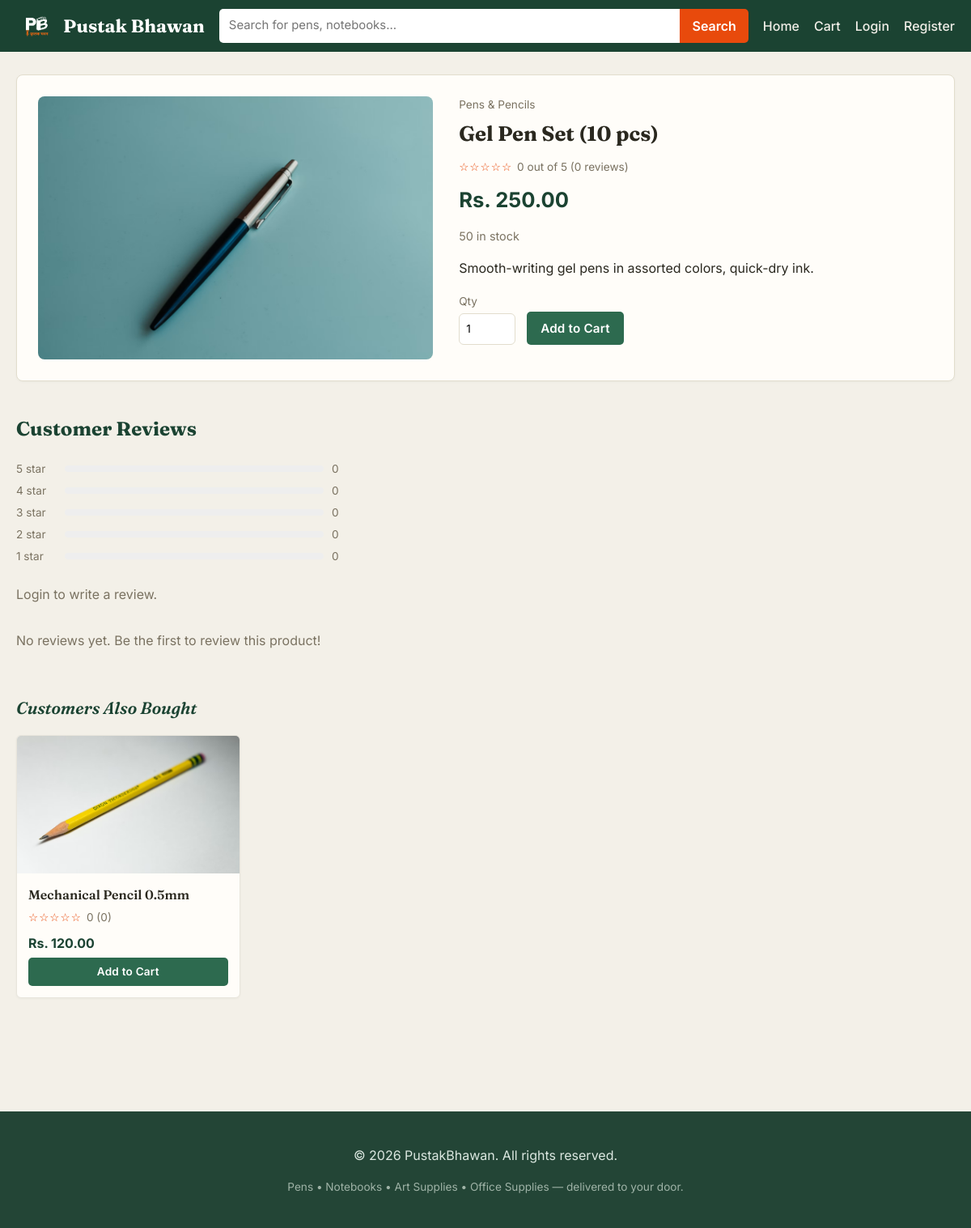
Screenshot of /product.php?id=1 with the database file from the repository.
### tables this page shows
CREATE TABLE products (
    id INT AUTO_INCREMENT PRIMARY KEY,
    category_id INT,
    name VARCHAR(150) NOT NULL,
    description TEXT,
    price DECIMAL(10,2) NOT NULL,
    stock INT DEFAULT 0,
    image VARCHAR(255) DEFAULT 'no-image.png',
    created_at TIMESTAMP DEFAULT CURRENT_TIMESTAMP,
    FOREIGN KEY (category_id) REFERENCES categories(id) ON DELETE SET NULL
);

CREATE TABLE categories (
    id INT AUTO_INCREMENT PRIMARY KEY,
    name VARCHAR(100) NOT NULL
);

### product.php (the view, shortened to what this page needs)
<?php
require 'config.php';
require 'functions.php';
$id = (int)($_GET['id'] ?? 0);
$stmt = $conn->prepare("SELECT p.*, c.name AS category_name FROM products p
                         LEFT JOIN categories c ON c.id = p.category_id
                         WHERE p.id = ?");
$stmt->bind_param('i', $id);
$stmt->execute();
$product = $stmt->get_result()->fetch_assoc();
$rating = getProductRating($conn, $id);
$breakdown = array_fill(1, 5, 0);
$revStmt = $conn->prepare("SELECT r.*, u.name AS user_name FROM reviews r
                            JOIN users u ON u.id = r.user_id
                            WHERE r.product_id = ? ORDER BY r.created_at DESC");
$revStmt->bind_param('i', $id);
$revStmt->execute();
$reviews = $revStmt->get_result()->fetch_all(MYSQLI_ASSOC);
$userReview = null;
$related = getAlsoBoughtProducts($conn, $id, 4);
require 'includes/header.php';
?>
<div class="product-detail">
  <div class="product-detail-img">
    <img src="uploads/<?= h($product['image']) ?>" alt="<?= h($product['name']) ?>"
         onerror="this.src='https://via.placeholder.com/450x400?text=PustakBhawan'">
  </div>
  <div class="product-detail-info">
    <p class="breadcrumb"><?= h($product['category_name'] ?? 'Stationery') ?></p>
    <h1><?= h($product['name']) ?></h1>
    <div class="product-rating">
      <?= renderStars($rating['avg']) ?>
      <span class="rating-text"><?= $rating['avg'] ?> out of 5 (<?= $rating['count'] ?> reviews)</span>
    </div>
    <div class="product-price-big"><?= money($product['price']) ?></div>
    <p class="stock-info">
      <?= $product['stock'] > 0 ? $product['stock'] . ' in stock' : 'Out of stock' ?>
    </p>
    <p class="product-desc"><?= nl2br(h($product['description'])) ?></p>
    <form method="post" action="add_to_cart.php" class="add-cart-form">
      <label>Qty
        <input type="number" name="quantity" value="1" min="1" max="<?= max(1, $product['stock']) ?>">
      </label>
      <button type="submit" class="btn btn-primary" <?= $product['stock'] <= 0 ? 'disabled' : '' ?>>
        <?= $product['stock'] <= 0 ? 'Out of Stock' : 'Add to Cart' ?>
      </button>
    </form>
  </div>
</div>
<section class="reviews-section">
  <h2>Customer Reviews</h2>
  <div class="rating-breakdown">
    <?php for ($s = 5; $s >= 1; $s--):
        $pct = $rating['count'] > 0 ? round(($breakdown[$s] / $rating['count']) * 100) : 0;
    ?>
      <div class="breakdown-row">
        <span><?= $s ?> star</span>
        <div class="bar-track"><div class="bar-fill" style="width: <?= $pct ?>%"></div></div>
        <span><?= $breakdown[$s] ?></span>
      </div>
    <?php endfor; ?>
  </div>
  <?php if (isLoggedIn()): ?>
    <div class="review-form-box">
      <h3><?= $userReview ? 'Update your review' : 'Write a review' ?></h3>
      <form method="post" action="submit_review.php" class="review-form">
        <input type="hidden" name="product_id" value="<?= $product['id'] ?>">
        <div class="star-input" id="star-input">
          <?php for ($s = 1; $s <= 5; $s++): ?>
            <label>
              <input type="radio" name="rating" value="<?= $s ?>"
                <?= ($userReview && (int)$userReview['rating'] === $s) ? 'checked' : '' ?> required>
              <span>★</span>
            </label>
          <?php endfor; ?>
        </div>
        <textarea name="comment" rows="3" placeholder="Share your experience with this product..."><?= h($userReview['comment'] ?? '') ?></textarea>
        <button type="submit" class="btn btn-primary btn-small"><?= $userReview ? 'Update Review' : 'Submit Review' ?></button>
      </form>
    </div>
  <?php else: ?>
    <p class="empty-msg"><a href="login.php">Login</a> to write a review.</p>
  <?php endif; ?>
  <div class="review-list">
    <?php if (empty($reviews)): ?>
      <p class="empty-msg">No reviews yet. Be the first to review this product!</p>
    <?php endif; ?>
  </div>
</section>
<?php if (!empty($related)): ?>
<section class="product-section">
  <h2>Customers Also Bought</h2>
  <div class="product-grid">
    <?php foreach ($related as $p): ?>
      <?php include 'includes/product_card.php'; ?>
    <?php endforeach; ?>
  </div>
</section>
<?php endif; ?>
<?php require 'includes/footer.php'; ?>

### includes/product_card.php (shortened to what this page needs)
<?php
$rating = round((float)($p['avg_rating'] ?? 0), 1);
$count  = (int)($p['review_count'] ?? 0);
?>
<div class="product-card">
  <a href="product.php?id=<?= $p['id'] ?>" class="product-img-link">
    <img src="uploads/<?= h($p['image']) ?>" alt="<?= h($p['name']) ?>"
         onerror="this.src='https://via.placeholder.com/300x220?text=PustakBhawan'">
  </a>
  <div class="product-info">
    <a href="product.php?id=<?= $p['id'] ?>" class="product-name"><?= h($p['name']) ?></a>
    <div class="product-rating">
      <?= renderStars($rating) ?>
      <span class="rating-text"><?= $rating ?> (<?= $count ?>)</span>
    </div>
    <div class="product-price"><?= money($p['price']) ?></div>
    <form method="post" action="add_to_cart.php">
      <button type="submit" class="btn btn-small" <?= $p['stock'] <= 0 ? 'disabled' : '' ?>>
        <?= $p['stock'] <= 0 ? 'Out of stock' : 'Add to Cart' ?>
      </button>
    </form>
  </div>
</div>

### css/style.css (style rules this page uses)
:root { --primary: #2d6a4f; --primary-dark: #1b4332; --accent: #e84a0c; --accent-light: #d47a5f; --ink: #7c4a2d; --bg: #f3f0e8; --card-bg: #fffdf9; --text: #2a281f; --muted: #7a7261; --border: #e2ddcd; --danger: #c0392b; --success: #2d6a4f; --radius: 8px; }
* { box-sizing: border-box; }
body { margin: 0; font-family: 'Inter', 'Segoe UI', Roboto, Helvetica, Arial, sans-serif; background: var(--bg); color: var(--text); line-height: 1.55; }
a { color: inherit; text-decoration: none; }
img { max-width: 100%; display: block; }
.hero h1, h2, .logo, .auth-box h1, .product-detail-info h1 { font-family: 'Fraunces', Georgia, serif; }
.product-section { margin-bottom: 40px; }
.product-section h2 { font-size: 1.3rem; margin-bottom: 16px; color: var(--primary-dark); font-style: italic; font-weight: 600; }
.product-grid { display: grid; grid-template-columns: repeat(auto-fill, minmax(220px, 1fr)); gap: 18px; }
.product-card { background: var(--card-bg); border: 1px solid #e8e5dc; border-radius: 6px; overflow: hidden; display: flex; flex-direction: column; transition: box-shadow 0.15s, transform 0.15s; }
.product-img-link img { width: 100%; height: 170px; object-fit: cover; background: #f1efe8; }
.product-info { padding: 14px; display: flex; flex-direction: column; gap: 6px; }
.product-name { font-weight: 600; font-size: 1rem; font-family: 'Fraunces', serif; }
.product-rating { display: flex; align-items: center; gap: 6px; font-size: 0.85rem; color: var(--muted); }
.product-price { font-weight: 700; color: var(--primary-dark); margin-top: 2px; }
.product-price-big { font-size: 1.6rem; font-weight: 700; color: var(--primary-dark); margin: 10px 0; }
.btn { display: inline-block; padding: 9px 17px; border-radius: 5px; border: none; cursor: pointer; font-weight: 600; font-size: 0.95rem; text-align: center; letter-spacing: 0.2px; }
.btn-primary { background: var(--primary); color: #fff; }
.btn-small { padding: 7px 14px; font-size: 0.85rem; width: 100%; background: var(--primary); color: #fff; }
.product-detail { display: grid; grid-template-columns: 1fr 1.2fr; gap: 32px; background: var(--card-bg); border: 1px solid var(--border); border-radius: 8px; padding: 26px; margin-bottom: 40px; }
.product-detail-img img { width: 100%; border-radius: var(--radius); }
.breadcrumb { color: var(--muted); font-size: 0.85rem; margin: 0 0 6px; }
.product-detail-info h1 { margin: 0 0 10px; font-size: 1.6rem; }
.stock-info { color: var(--muted); font-size: 0.9rem; }
.product-desc { color: var(--text); margin: 16px 0; }
.add-cart-form { display: flex; align-items: end; gap: 14px; margin-top: 18px; }
.add-cart-form label { display: flex; flex-direction: column; font-size: 0.85rem; color: var(--muted); gap: 4px; }
.add-cart-form input { width: 70px; padding: 8px; border: 1px solid var(--border); border-radius: 6px; }
.reviews-section { margin-bottom: 40px; }
.reviews-section h2 { color: var(--primary-dark); }
.rating-breakdown { max-width: 420px; margin-bottom: 24px; }
.breakdown-row { display: grid; grid-template-columns: 50px 1fr 30px; align-items: center; gap: 10px; margin-bottom: 6px; font-size: 0.85rem; color: var(--muted); }
.bar-track { background: #eee; border-radius: 6px; height: 8px; overflow: hidden; }
.review-list { display: flex; flex-direction: column; gap: 16px; max-width: 700px; }
.empty-msg { color: var(--muted); }
button, input, textarea { font: inherit; }
.btn-primary, .btn-small { box-shadow: none; }
.product-card, .auth-box, .product-detail, .review-form-box, .cart-item, .cart-summary, .checkout-box, .result-box, .order-card { box-shadow: 0 1px 3px rgba(38, 48, 42, 0.04); }

### rows the page displays
products: image (picture), category.name "Pens & Pencils", name "Gel Pen Set (10 pcs)", price "Rs. 250.00", stock "50", description "Smooth-writing gel pens in assorted colors, quick-dry ink."
products: image (picture), name "Mechanical Pencil 0.5mm", rating "☆☆☆☆☆", rating "0", count "0", price "Rs. 120.00", stock "Add to Cart"

### other values shown
renderStars($rating['avg']) "☆☆☆☆☆"
$rating['avg'] "0"
$rating['count'] "0"
$breakdown[$s] "0"
